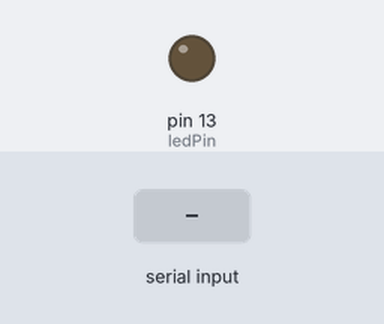
Recording of a sketch running on a simulated Arduino Uno, built with avr-gcc and run on an emulated ATmega328P. Shown: output pins drawn as LEDs (lit = HIGH). Inputs (shaded band) come from the test bench.

Above: at 1.2 s.
1.3 s: "1" received over the second serial link
At 2.5 s:
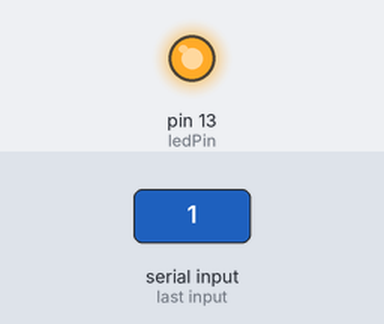
2.8 s: "0" received over the second serial link
At 3.9 s:
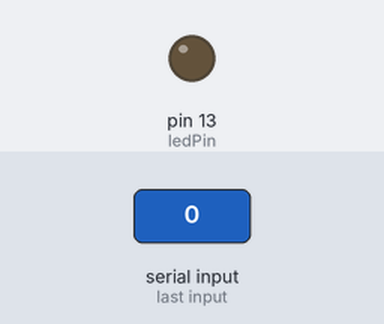
Timing chart, 0 to 5.8 s (numbered marks = the images above; inputs shaded):
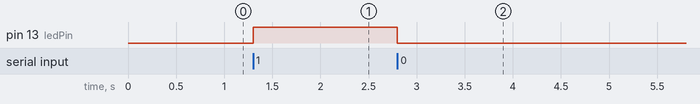

The sketch:

ledbluetoothcontrol.ino
```cpp
#include <SoftwareSerial.h>
const int ledPin = 13;
const int rxPin = 2;
const int txPin = 3;
SoftwareSerial bluetooth(rxPin, txPin);
void setup() {
  pinMode(ledPin, OUTPUT);
  bluetooth.begin(9600);
}
void loop() {
  if (bluetooth.available()) {
    char receivedChar = bluetooth.read();
    if (receivedChar == '1') {
      // Turn on the LED
      digitalWrite(ledPin, HIGH);
    } else if (receivedChar == '0') {
      // Turn off the LED
      digitalWrite(ledPin, LOW);
    }
  }
}
```

Measured:
- after the input at 1.3 s, pin 13 (ledPin): LOW → HIGH at once
- after the input at 2.8 s, pin 13 (ledPin): HIGH → LOW at once
